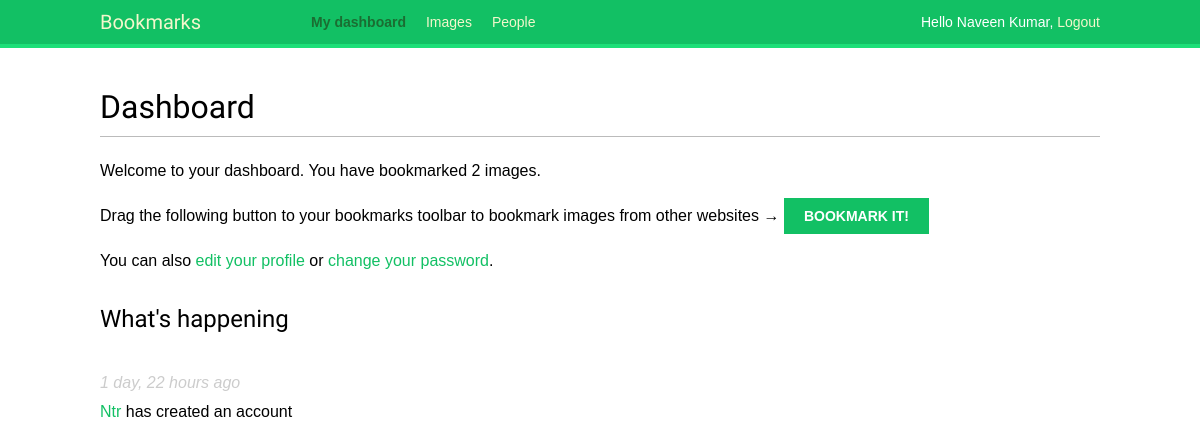
The app's page /account/ (signed in) with its own data.
### actions/models.py (models this page shows)
class Action(models.Model):
    user = models.ForeignKey(User,
                             related_name='actions',
                             db_index=True)
    verb = models.CharField(max_length=255)  # describes the action that user has performed.
    target_ct = models.ForeignKey(ContentType,
                                  blank=True,
                                  null=True,
                                  related_name='target_obj')
    target_id = models.PositiveIntegerField(null=True,
                                            blank=True,
                                            db_index=True)
    """ we cannot have more than one foreign key from a single model associating it to more than one model.
    The trick here is to use a model which has relations to all the models in the project.
    If you can point your foreign key to that model which in turn can point to different models,
    that would solve this issue. This can be done using content types table and generic foreignkey."""
    target = GenericForeignKey('target_ct', 'target_id')
    created = models.DateTimeField(auto_now_add=True,
                                   db_index=True)
    class Meta:
        ordering = ('-created',)

### account/views.py (the view)
@login_required
def dashboard(request):
    actions = Action.objects.all().exclude(user=request.user)  # to exclude the current user.
    following_ids = request.user.following.values_list('id', flat=True)
    if following_ids:
        """
        TODO:  check 3.4 (05:00) for below line.
        """
        actions = actions.filter(user_id__in=following_ids).select_related('user', 'user__profile').prefetch_related(
            'target')
    actions = actions[:10]  # no need to order by since, we have ordered in meta of Actions model
    return render(request, 'account/dashboard.html', {'section': 'dashboard',
                                                      'actions': actions})

### account/templates/account/dashboard.html (shortened to what this page needs)
{% extends "base.html" %}
{% block content %}
    <h1>Dashboard</h1>
    {% with total_images_created=request.user.images_created.count %}
        <p>Welcome to your dashboard. You have bookmarked {{ total_images_created }} image{{ total_images_created|pluralize }}.</p>
    {% endwith %}
    <p>Drag the following button to your bookmarks toolbar to bookmark images from other websites → <a href="javascript:{% include "bookmarklet_launcher.js" %}" class="button">Bookmark it!</a><p>
    <p>You can also <a href="{% url "edit" %}">edit your profile</a> or <a href="{% url "password_change" %}">change your password</a>.<p>
    <h2>What's happening</h2>
    <div id="action-list">
        {% for action in actions %}
            {% include "actions/action/detail.html" %}
        {% endfor %}
    </div>
{% endblock %}

### account/templates/base.html (shortened to what this page needs)
{% load staticfiles %}
<!DOCTYPE html>
<html>
<head>
    <link href="{% static "css/base.css" %}" rel="stylesheet">
</head>
<body>
       <div id="header">
        <span class="logo">Bookmarks</span>
        {% if request.user.is_authenticated %}
        <ul class="menu">
            <li {% if section == "dashboard" %}class="selected"{% endif %}><a href="{% url "dashboard" %}">My dashboard</a></li>
            <li {% if section == "images" %}class="selected"{% endif %}><a href="{% url "images:list" %}">Images</a></li>
            <li {% if section == "people" %}class="selected"{% endif %}><a href="{%url "user_list" %}">People</a></li>
        </ul>
        {% endif %}
        <span class="user">
        {% if request.user.is_authenticated %}
            Hello {{ request.user.first_name }}, <a href="{% url "logout" %}">Logout</a>
        {% else %}
            <a href="{% url "login" %}">Log-in</a>
        {% endif %}
        </span>
    </div>
    <div id="content">
        {% block content %}
        {% endblock %}
    </div>
</body>
</html>

### actions/templates/actions/action/detail.html (shortened to what this page needs)
{% load thumbnail %}
{% with user=action.user profile=action.user.profile %}
<div class="action">
	<div class="info">
		<p><span class="date">{{ action.created|timesince }} ago</span><br />
		<a href="{{ user.get_absolute_url }}">{{ user.first_name }}</a>
		{{ action.verb }}
		</p>
	</div>
</div>
{% endwith %}

### account/static/css/base.css (style rules this page uses)
body { margin:0; padding:0; font-family:helvetica, sans-serif; }
p { line-height: 1.8; }
a { color:#12c064; text-decoration:none; }
h1, h2, h3, h4, h5 , h6 { font-family: 'Muli', sans-serif; font-weight:normal; }
h1 { border-bottom:1px solid #bbb; padding:0 0 10px 0; margin:10px 0 20px 0; }
h2 { margin:30px 0 20px; }
#header { padding:10px 100px; font-size:14px; background:#12c064; color:#fff; border-bottom:4px solid #1cdf78; overflow:auto; }
#header .logo { font-family: 'Muli', sans-serif; float:left; color:#f3f7cc; font-size:20px; margin-right:10%; }
#header ul.menu { list-style:none; float:left; margin:0; padding:0; }
#header ul.menu li { float:left; padding:4px 10px; }
#header ul.menu li.selected a, #header ul.menu li.selected a:hover { color:#1b6d32; font-weight:bold; }
#header a { color:#f3f7cc; }
#header .user { float:right; padding-top:4px; }
#content { padding:30px 100px; }
input[type=submit], a.button { font-weight:bold; background:#12c064; color:#fff; padding:10px 20px; font-size:14px; text-transform:uppercase; }
.action { clear:both; overflow:auto; }
.action .date { font-style:italic; color:#ccc; }

### records on screen
Action: created "1 day, 22 hours", user.first_name "Ntr", verb "has created an account"

### other values on screen
{{ request.user.first_name }} "Naveen Kumar"
{{ total_images_created }} "2"
